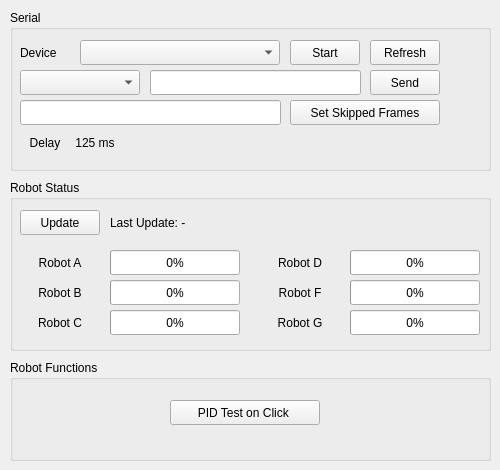
     <widget class="QWidget" name="tabControl">
      <attribute name="icon">
       <iconset resource="icons.qrc">
        <normaloff>:/Icons/Imgs/devil_smile.png</normaloff>:/Icons/Imgs/devil_smile.png</iconset>
      </attribute>
      <attribute name="title">
       <string>Control</string>
      </attribute>
      <widget class="QGroupBox" name="groupControlSerial">
       <property name="geometry">
        <rect>
         <x>10</x>
         <y>10</y>
         <width>481</width>
         <height>161</height>
        </rect>
       </property>
       <property name="title">
        <string>Serial</string>
       </property>
       <widget class="QLabel" name="labelControlSerialDevice">
        <property name="geometry">
         <rect>
          <x>10</x>
          <y>30</y>
          <width>50</width>
          <height>25</height>
         </rect>
        </property>
        <property name="minimumSize">
         <size>
          <width>50</width>
          <height>25</height>
         </size>
        </property>
        <property name="maximumSize">
         <size>
          <width>50</width>
          <height>25</height>
         </size>
        </property>
        <property name="text">
         <string>Device</string>
        </property>
       </widget>
       <widget class="QComboBox" name="comboBoxControlSerialDevice">
        <property name="geometry">
         <rect>
          <x>70</x>
          <y>30</y>
          <width>200</width>
          <height>25</height>
         </rect>
        </property>
        <property name="minimumSize">
         <size>
          <width>200</width>
          <height>25</height>
         </size>
        </property>
        <property name="maximumSize">
         <size>
          <width>200</width>
          <height>25</height>
         </size>
        </property>
       </widget>
       <widget class="QPushButton" name="pushButtonControlSerialDeviceRefresh">
        <property name="geometry">
         <rect>
          <x>360</x>
          <y>30</y>
          <width>70</width>
          <height>25</height>
         </rect>
        </property>
        <property name="minimumSize">
         <size>
          <width>70</width>
          <height>25</height>
         </size>
        </property>
        <property name="maximumSize">
         <size>
          <width>70</width>
          <height>25</height>
         </size>
        </property>
        <property name="text">
         <string>Refresh</string>
        </property>
       </widget>
       <widget class="QComboBox" name="comboBoxControlSerialRobots">
        <property name="geometry">
         <rect>
          <x>10</x>
          <y>60</y>
          <width>120</width>
          <height>25</height>
         </rect>
        </property>
        <property name="minimumSize">
         <size>
          <width>120</width>
          <height>25</height>
         </size>
        </property>
        <property name="maximumSize">
         <size>
          <width>170</width>
          <height>25</height>
         </size>
        </property>
        <item>
         <property name="text">
          <string/>
         </property>
        </item>
        <item>
         <property name="text">
          <string>F</string>
         </property>
        </item>
        <item>
         <property name="text">
          <string>A</string>
         </property>
        </item>
        <item>
         <property name="text">
          <string>B</string>
         </property>
        </item>
        <item>
         <property name="text">
          <string>C</string>
         </property>
        </item>
       </widget>
       <widget class="QPushButton" name="pushButtonControlSerialSend">
        <property name="geometry">
         <rect>
          <x>360</x>
          <y>60</y>
          <width>70</width>
          <height>25</height>
         </rect>
        </property>
        <property name="minimumSize">
         <size>
          <width>70</width>
          <height>25</height>
         </size>
        </property>
        <property name="maximumSize">
         <size>
          <width>70</width>
          <height>25</height>
         </size>
        </property>
        <property name="text">
         <string>Send</string>
        </property>
       </widget>
       <widget class="QPushButton" name="pushButtonControlSerialSetSkippedFrames">
        <property name="geometry">
         <rect>
          <x>280</x>
          <y>90</y>
          <width>150</width>
          <height>25</height>
         </rect>
        </property>
        <property name="minimumSize">
         <size>
          <width>150</width>
          <height>25</height>
         </size>
        </property>
        <property name="maximumSize">
         <size>
          <width>100</width>
          <height>25</height>
         </size>
        </property>
        <property name="text">
         <string>Set Skipped Frames</string>
        </property>
       </widget>
       <widget class="QPushButton" name="pushButtonControlSerialDeviceStart">
        <property name="geometry">
         <rect>
          <x>280</x>
          <y>30</y>
          <width>70</width>
          <height>25</height>
         </rect>
        </property>
        <property name="minimumSize">
         <size>
          <width>70</width>
          <height>25</height>
         </size>
        </property>
        <property name="maximumSize">
         <size>
          <width>70</width>
          <height>25</height>
         </size>
        </property>
        <property name="text">
         <string>Start</string>
        </property>
       </widget>
       <widget class="QLabel" name="labelControlSerialDelayFixed">
        <property name="geometry">
         <rect>
          <x>0</x>
          <y>120</y>
          <width>70</width>
          <height>25</height>
         </rect>
        </property>
        <property name="minimumSize">
         <size>
          <width>70</width>
          <height>25</height>
         </size>
        </property>
        <property name="maximumSize">
         <size>
          <width>70</width>
          <height>25</height>
         </size>
        </property>
        <property name="text">
         <string>Delay</string>
        </property>
        <property name="alignment">
         <set>Qt::AlignCenter</set>
        </property>
       </widget>
       <widget class="QLabel" name="labelControlSerialDelay">
        <property name="geometry">
         <rect>
          <x>50</x>
          <y>120</y>
          <width>70</width>
          <height>25</height>
         </rect>
        </property>
        <property name="minimumSize">
         <size>
          <width>70</width>
          <height>25</height>
         </size>
        </property>
        <property name="maximumSize">
         <size>
          <width>70</width>
          <height>25</height>
         </size>
        </property>
        <property name="text">
         <string>125 ms</string>
        </property>
        <property name="alignment">
         <set>Qt::AlignCenter</set>
        </property>
       </widget>
       <widget class="QLineEdit" name="lineEditControlSerialSend">
        <property name="geometry">
         <rect>
          <x>140</x>
          <y>60</y>
          <width>211</width>
          <height>25</height>
         </rect>
        </property>
        <property name="minimumSize">
         <size>
          <width>180</width>
          <height>0</height>
         </size>
        </property>
        <property name="maximumSize">
         <size>
          <width>300</width>
          <height>16777215</height>
         </size>
        </property>
       </widget>
       <widget class="QLineEdit" name="lineEditControlSerialSetSkippedFrames">
        <property name="geometry">
         <rect>
          <x>10</x>
          <y>90</y>
          <width>261</width>
          <height>25</height>
         </rect>
        </property>
        <property name="minimumSize">
         <size>
          <width>180</width>
          <height>0</height>
         </size>
        </property>
        <property name="maximumSize">
         <size>
          <width>300</width>
          <height>16777215</height>
         </size>
        </property>
       </widget>
      </widget>
      <widget class="QGroupBox" name="groupBoxControlRobotStatus">
       <property name="geometry">
        <rect>
         <x>10</x>
         <y>180</y>
         <width>481</width>
         <height>171</height>
        </rect>
       </property>
       <property name="title">
        <string>Robot Status</string>
       </property>
       <widget class="QPushButton" name="pushButtonControlRobotStatusRobotUpdate">
        <property name="geometry">
         <rect>
          <x>10</x>
          <y>30</y>
          <width>80</width>
          <height>25</height>
         </rect>
        </property>
        <property name="minimumSize">
         <size>
          <width>80</width>
          <height>25</height>
         </size>
        </property>
        <property name="maximumSize">
         <size>
          <width>80</width>
          <height>25</height>
         </size>
        </property>
        <property name="text">
         <string>Update</string>
        </property>
       </widget>
       <widget class="QLabel" name="labelControlRobotStatusLastUpdate">
        <property name="geometry">
         <rect>
          <x>100</x>
          <y>30</y>
          <width>150</width>
          <height>25</height>
         </rect>
        </property>
        <property name="minimumSize">
         <size>
          <width>150</width>
          <height>25</height>
         </size>
        </property>
        <property name="maximumSize">
         <size>
          <width>150</width>
          <height>25</height>
         </size>
        </property>
        <property name="text">
         <string>Last Update: - </string>
        </property>
        <property name="alignment">
         <set>Qt::AlignLeading|Qt::AlignLeft|Qt::AlignVCenter</set>
        </property>
       </widget>
       <widget class="QLabel" name="labelControlRobotStatusRobotA">
        <property name="geometry">
         <rect>
          <x>10</x>
          <y>70</y>
          <width>80</width>
          <height>25</height>
         </rect>
        </property>
        <property name="minimumSize">
         <size>
          <width>80</width>
          <height>25</height>
         </size>
        </property>
        <property name="maximumSize">
         <size>
          <width>80</width>
          <height>25</height>
         </size>
        </property>
        <property name="text">
         <string>Robot A</string>
        </property>
        <property name="alignment">
         <set>Qt::AlignCenter</set>
        </property>
       </widget>
       <widget class="QProgressBar" name="progressBarControlRobotStatusRobotA">
        <property name="geometry">
         <rect>
          <x>100</x>
          <y>70</y>
          <width>130</width>
          <height>25</height>
         </rect>
        </property>
        <property name="minimumSize">
         <size>
          <width>130</width>
          <height>25</height>
         </size>
        </property>
        <property name="maximumSize">
         <size>
          <width>130</width>
          <height>25</height>
         </size>
        </property>
        <property name="value">
         <number>0</number>
        </property>
       </widget>
       <widget class="QLabel" name="labelControlRobotStatusRobotB">
        <property name="geometry">
         <rect>
          <x>10</x>
          <y>100</y>
          <width>80</width>
          <height>25</height>
         </rect>
        </property>
        <property name="minimumSize">
         <size>
          <width>80</width>
          <height>25</height>
         </size>
        </property>
        <property name="maximumSize">
         <size>
          <width>80</width>
          <height>25</height>
         </size>
        </property>
        <property name="text">
         <string>Robot B</string>
        </property>
        <property name="alignment">
         <set>Qt::AlignCenter</set>
        </property>
       </widget>
       <widget class="QProgressBar" name="progressBarControlRobotStatusRobotB">
        <property name="geometry">
         <rect>
          <x>100</x>
          <y>100</y>
          <width>130</width>
          <height>25</height>
         </rect>
        </property>
        <property name="minimumSize">
         <size>
          <width>130</width>
          <height>25</height>
         </size>
        </property>
        <property name="maximumSize">
         <size>
          <width>130</width>
          <height>25</height>
         </size>
        </property>
        <property name="value">
         <number>0</number>
        </property>
       </widget>
       <widget class="QLabel" name="labelControlRobotStatusRobotC">
        <property name="geometry">
         <rect>
          <x>10</x>
          <y>130</y>
          <width>80</width>
          <height>25</height>
         </rect>
        </property>
        <property name="minimumSize">
         <size>
          <width>80</width>
          <height>25</height>
         </size>
        </property>
        <property name="maximumSize">
         <size>
          <width>80</width>
          <height>25</height>
         </size>
        </property>
        <property name="text">
         <string>Robot C</string>
        </property>
        <property name="alignment">
         <set>Qt::AlignCenter</set>
        </property>
       </widget>
       <widget class="QProgressBar" name="progressBarControlRobotStatusRobotC">
        <property name="geometry">
         <rect>
          <x>100</x>
          <y>130</y>
          <width>130</width>
          <height>25</height>
         </rect>
        </property>
        <property name="minimumSize">
         <size>
          <width>130</width>
          <height>25</height>
         </size>
        </property>
        <property name="maximumSize">
         <size>
          <width>130</width>
          <height>25</height>
         </size>
        </property>
        <property name="value">
         <number>0</number>
        </property>
       </widget>
       <widget class="QLabel" name="labelControlRobotStatusRobotD">
        <property name="geometry">
         <rect>
          <x>250</x>
          <y>70</y>
          <width>80</width>
          <height>25</height>
         </rect>
        </property>
        <property name="minimumSize">
         <size>
          <width>80</width>
          <height>25</height>
         </size>
        </property>
        <property name="maximumSize">
         <size>
          <width>80</width>
          <height>25</height>
         </size>
        </property>
        <property name="text">
         <string>Robot D</string>
        </property>
        <property name="alignment">
         <set>Qt::AlignCenter</set>
        </property>
       </widget>
       <widget class="QProgressBar" name="progressBarControlRobotStatusRobotD">
        <property name="geometry">
         <rect>
          <x>340</x>
          <y>70</y>
          <width>130</width>
          <height>25</height>
         </rect>
        </property>
        <property name="minimumSize">
         <size>
          <width>130</width>
          <height>25</height>
         </size>
        </property>
        <property name="maximumSize">
         <size>
          <width>130</width>
          <height>25</height>
         </size>
        </property>
        <property name="value">
         <number>0</number>
        </property>
       </widget>
       <widget class="QProgressBar" name="progressBarControlRobotStatusRobotG">
        <property name="geometry">
         <rect>
          <x>340</x>
          <y>130</y>
          <width>130</width>
          <height>25</height>
         </rect>
        </property>
        <property name="minimumSize">
         <size>
          <width>130</width>
          <height>25</height>
         </size>
        </property>
        <property name="maximumSize">
         <size>
          <width>130</width>
          <height>25</height>
         </size>
        </property>
        <property name="value">
         <number>0</number>
        </property>
       </widget>
       <widget class="QLabel" name="labelControlRobotStatusRobotG">
        <property name="geometry">
         <rect>
          <x>250</x>
          <y>130</y>
          <width>80</width>
          <height>25</height>
         </rect>
        </property>
        <property name="minimumSize">
         <size>
          <width>80</width>
          <height>25</height>
         </size>
        </property>
        <property name="maximumSize">
         <size>
          <width>80</width>
          <height>25</height>
         </size>
        </property>
        <property name="text">
         <string>Robot G</string>
        </property>
        <property name="alignment">
         <set>Qt::AlignCenter</set>
        </property>
       </widget>
       <widget class="QLabel" name="labelControlRobotStatusRobotF">
        <property name="geometry">
         <rect>
          <x>250</x>
          <y>100</y>
          <width>80</width>
          <height>25</height>
         </rect>
        </property>
        <property name="minimumSize">
         <size>
          <width>80</width>
          <height>25</height>
         </size>
        </property>
        <property name="maximumSize">
         <size>
          <width>80</width>
          <height>25</height>
         </size>
        </property>
        <property name="text">
         <string>Robot F</string>
        </property>
        <property name="alignment">
         <set>Qt::AlignCenter</set>
        </property>
       </widget>
       <widget class="QProgressBar" name="progressBarControlRobotStatusRobotF">
        <property name="geometry">
         <rect>
          <x>340</x>
          <y>100</y>
          <width>130</width>
          <height>25</height>
         </rect>
        </property>
        <property name="minimumSize">
         <size>
          <width>130</width>
          <height>25</height>
         </size>
        </property>
        <property name="maximumSize">
         <size>
          <width>130</width>
          <height>25</height>
         </size>
        </property>
        <property name="value">
         <number>0</number>
        </property>
       </widget>
      </widget>
      <widget class="QGroupBox" name="groupControlRobotFunctions">
       <property name="geometry">
        <rect>
         <x>10</x>
         <y>360</y>
         <width>481</width>
         <height>101</height>
        </rect>
       </property>
       <property name="title">
        <string>Robot Functions</string>
       </property>
       <widget class="QPushButton" name="pushButtonControlRobotFunctionsPIDTest">
        <property name="geometry">
         <rect>
          <x>160</x>
          <y>40</y>
          <width>150</width>
          <height>25</height>
         </rect>
        </property>
        <property name="minimumSize">
         <size>
          <width>150</width>
          <height>25</height>
         </size>
        </property>
        <property name="maximumSize">
         <size>
          <width>80</width>
          <height>25</height>
         </size>
        </property>
        <property name="text">
         <string>PID Test on Click </string>
        </property>
       </widget>
      </widget>
     </widget>
